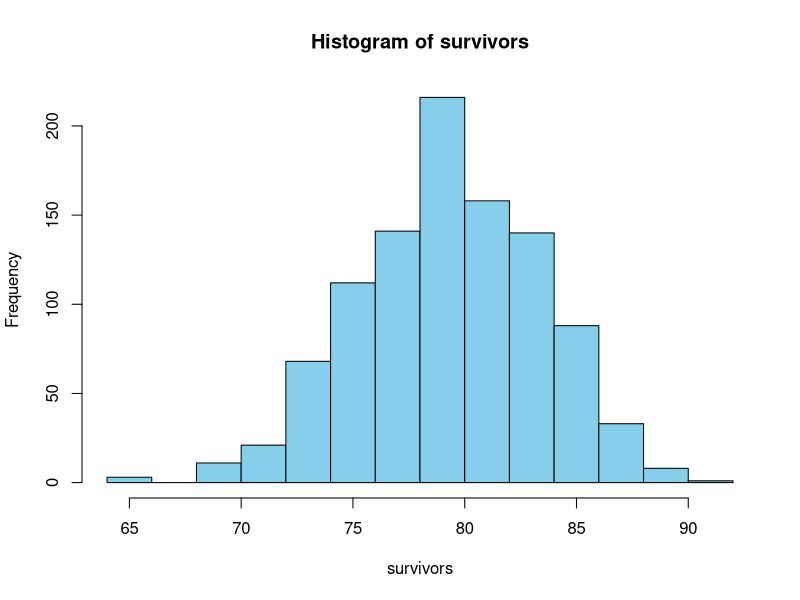
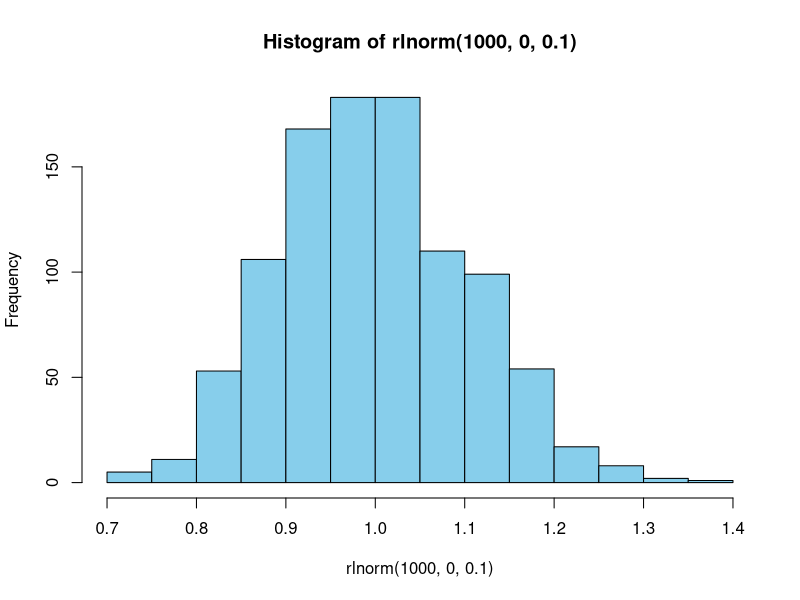

Recreate these plots in R, in order.
## ---- chunk 1
rm(list = ls(all = T))
knitr::opts_chunk$set(fig.align = "center")
## ---- chunk 2
rbinom(n = 1, size = 100, prob = 0.8)
## ---- chunk 3
survivors = rbinom(1000, 100, 0.8)
hist(survivors, col = "skyblue")
## ---- chunk 4
hist(rlnorm(1000, 0, 0.1), col = "skyblue")
## ---- chunk 5
sample(x = 1:10, size = 5)
## ---- chunk 6
sample(x = c("a", "b", "c"), size = 10, replace = T)
## ---- chunk 7
sample(x = c("live", "die"), size = 10, replace = T,
       prob = c(0.8, 0.2))
## ---- chunk 8
set.seed(123)
rnorm(1)
## ---- chunk 9
x = rnorm(30, 500, 30)
## ---- chunk 10
means = replicate(n = 1000, expr = {
  x_i = sample(x, length(x), replace = T)
  mean(x_i)
})
## ---- chunk 11
se = function(x) sd(x)/sqrt(length(x))
mean(means); mean(x)
sd(means); se(x)
## ---- chunk 12
for (i in 1:5) {
  print(i^2)
}
## ---- chunk 13
for (i in 1:5) {
  i^2
}
## ---- chunk 14
results = numeric(5)
## ---- chunk 15
for (i in 1:5) {
  results[i]=i^2
}
results
## ---- chunk 16
(1:5)^2
## ---- chunk 17
N = c(1000, NA, NA, NA)
for (t in 1:3) {
  N[t+1] = N[t] * 3.06
}
N
